Frame 1 (no input): blank canvas, image omitted
Frame 60 (the mouse pressed at the canvas centre just before this capture): blank canvas, image omitted
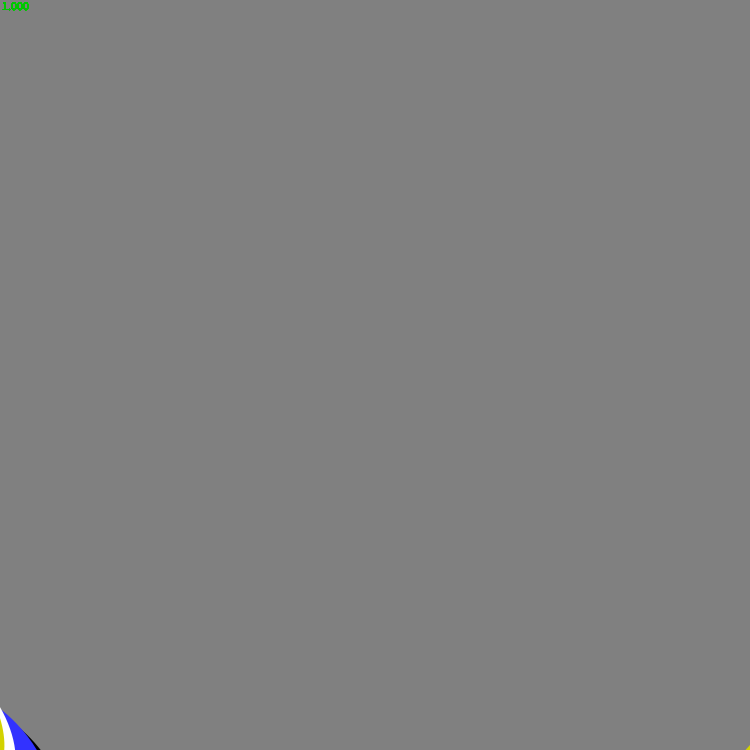
Frame 120 (the mouse held since frame 60 and released just before this capture)

The Processing sketch whose frames 1 and 60 were blank and that drew this single picture after the mouse press (run headless with seeded random() and noise(); from frame 60 on, the mouse is pressed at the canvas centre):

// Processing sketch: processing_131928
// ── processing_131928.pde

float angle;
float radius = 600;
float change = 0;
float speed = 1;
void setup(){
  size(750, 750);
  background(128);
  fill(0);
}
void draw(){
  angle+= speed * (PI / 102);
  radius=radius / (1 + .001 * speed);
  change+= 1;
  noStroke();
  fill(0, 200, 0);
  text(speed, 0, 10);
  translate(375, 375);
  rotate(angle);
    if (change%8 == 0){
    fill(255);
  }else if (change%8 == 4){
    fill(0);
  }else if (change%8 == 1){
    fill(210, 210, 0);
  }else if (change%8 == 5){
    fill(50, 50, 255);
  }else{
    noFill();
  }
  ellipse(radius, 0, radius / 5, radius / 3);
}
void keyPressed(){
  if (key == 's'){
    speed++;
    restart();
  }
  if (key == 'd'){
    speed--;
    restart();
  }
}
void restart(){
  background(128);
  angle = 0;
  radius = 600;
}
